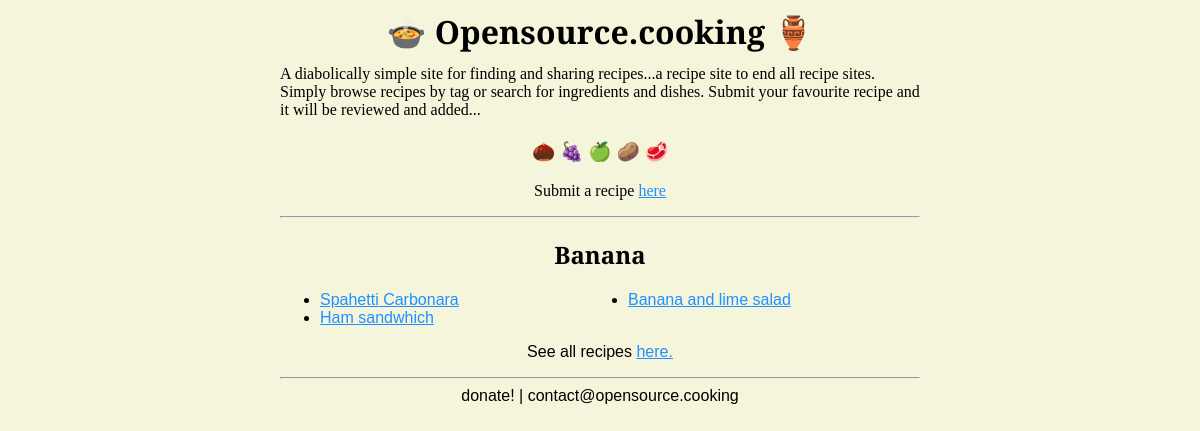
The page /tags/bananamDDD5/ on the database its author committed.
### recipes/models.py (models this page shows, shortened)
class Tag(models.Model):
  name = models.CharField(max_length=100)
  visible = models.BooleanField(default=False)
  slug = models.SlugField(unique=True, default=ran_string(18))
  def __str__(self):
    return self.name

class Recipe(models.Model):
  title = models.CharField(max_length=200)
  author = models.CharField(max_length=100, default="Anonymous")
  email = models.EmailField(max_length=254, blank=True)
  date_submitted = models.DateTimeField(auto_now_add=True)
  tags = models.ManyToManyField('Tag', related_name='recipes', blank=True)
  description = models.TextField(max_length=200, default=None)
  ingredients = models.TextField()
  instructions = models.TextField()
  link1 = models.URLField(max_length=300, blank=True)
  link2 = models.URLField(max_length=300, blank=True)
  visible = models.BooleanField(default=False)
  recipe_slug = models.SlugField(unique=True, default=ran_string(18))

### recipes/views.py (the view)
# urls.py: path('tags/<slug:slug>/', views.tag_view, name='tag'),
def tag_view(request, slug):
    tag = Tag.objects.filter(slug=slug, visible=True)
    recipes=Recipe.objects.filter(
        tags__in=tag,
        visible=True
    )
    context = {
        "tag" : tag[0],
        "recipes_in_tag": recipes,
    }
    return render(request, "recipes/tag.html", context)

### recipes/templates/recipes/tag.html
{% extends "recipes/base.html" %}
{% block content %}
<p class="st" style="text-align: center;">Submit a recipe <a href="/submit/">here</a></p>
<hr>
<h2>{{ tag|title}}</h2>
{% if recipes_in_tag %}
    <ul id=artlist>
        {% for recipe in recipes_in_tag %}
            <li><a href="{% url 'recipes:detail' recipe.recipe_slug %}">{{ recipe.title }}</a></li>
        {% endfor %}
    </ul>
{% else %}
    <p> No recipes yet for this tag!</p>
{% endif %}
<p style="text-align: center;"> See all recipes <a href="/">here.</a></p>
{% endblock %}

### recipes/templates/recipes/base.html (style rules this page uses)
html { max-width: 100%; font-size: 100%; }
body { background: #F5F5DC; color: black ; max-width: 40em ; margin: auto; padding: 0 16px ; margin-bottom: 20em; font-family: sans-serif; font-size: 1em; }
p { font-family: sans-serif; }
a { color:dodgerblue; }
ul { column-count: 2; }
li { inline-block; font-size: 1em; }
.st { font-family: 'Spectral', serif; }
h2 { color:black ; text-align: center; font-family: 'Spectral', serif ; }
hr { color:black; }
@media (min-width: 55em) { #artlist { column-count: 2 ; } }

### rows shown on the page
Tag: name "Banana"
Recipe: title "Spahetti Carbonara"
Recipe: title "Ham sandwhich"
Recipe: title "Banana and lime salad"
